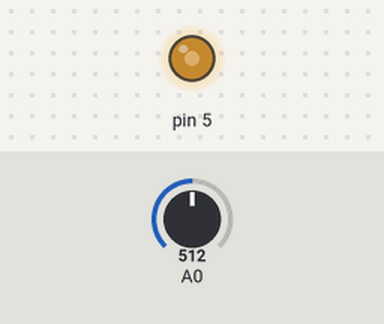
This sketch was run on a simulated Arduino Uno, built with avr-gcc and run on an emulated ATmega328P. Parts: output pins drawn as LEDs (lit = HIGH). The inputs (shaded band) are chosen by the test bench; at power-on: A0 = 512.

Above: at 1.2 s.
1.3 s: A0 set to 716
At 1.6 s:
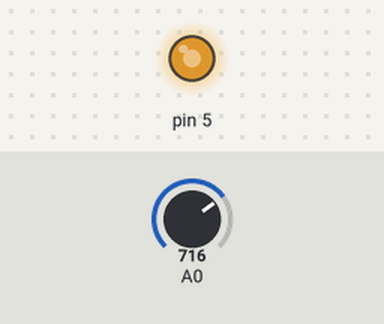
2.8 s: A0 set to 900
At 3.9 s:
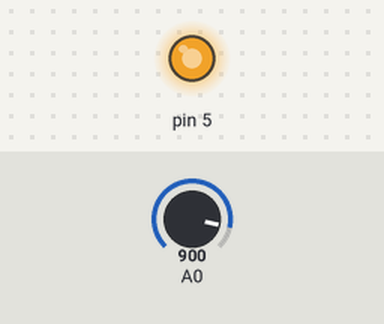
4.3 s: A0 set to 122
At 5.1 s:
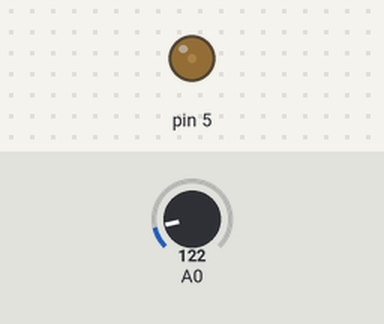
5.8 s: A0 set to 0
At 6.2 s:
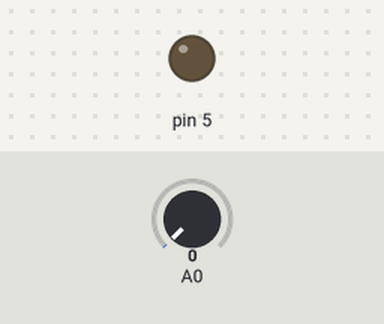
7.3 s: A0 set to 511
At 8.5 s:
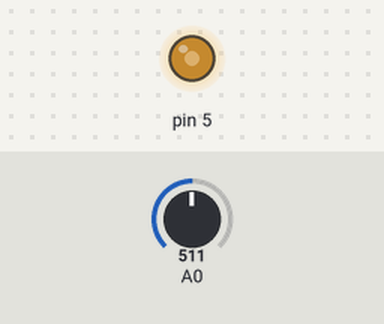
Timing chart, 0 to 9.8 s (numbered marks = the images above; inputs shaded):
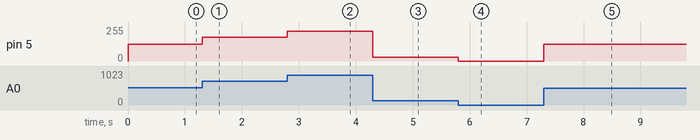

Measured:
- after the input at 1.3 s, pin 5: 127/255 → 178/255 at once
- after the input at 2.8 s, pin 5: 178/255 → 224/255 at once
- after the input at 4.3 s, pin 5: 224/255 → 30/255 at once
- after the input at 5.8 s, pin 5: 30/255 → 0/255 at once
- after the input at 7.3 s, pin 5: 0/255 → 127/255 at once

The sketch:

potentiometer.ino
```cpp
// NOTES FOR PROGRAMMER BY DANERIS AND FRIENDS
// COLOR WIRE IDENTIFIERS:
// BLACK = GND
// RED = 5V
// GREEN = DIGITAL PIN
// USE PWM PIN WHEN USING POTENTIOMETER (GREEN WIRE)


int pot;
int led;
void setup() {
  // put your setup code here, to run once:
  pinMode(A0, INPUT);
  pinMode(5, OUTPUT);

}

void loop() {
  // put your main code here, to run repeatedly:
  pot = analogRead(A0);
  led = map(pot, 0, 1023, 0, 255);

  analogWrite(5, led);


}
```
